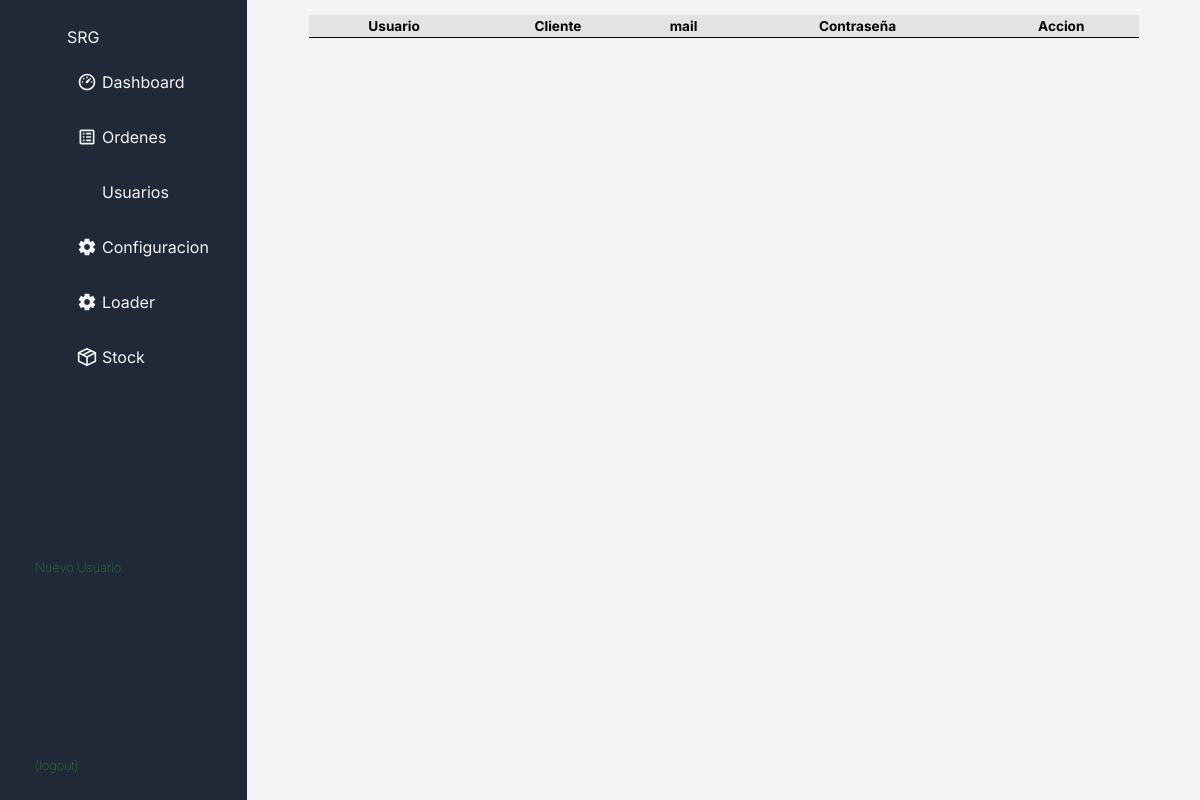
Before: /Cuentas/usuarios with the older database file.
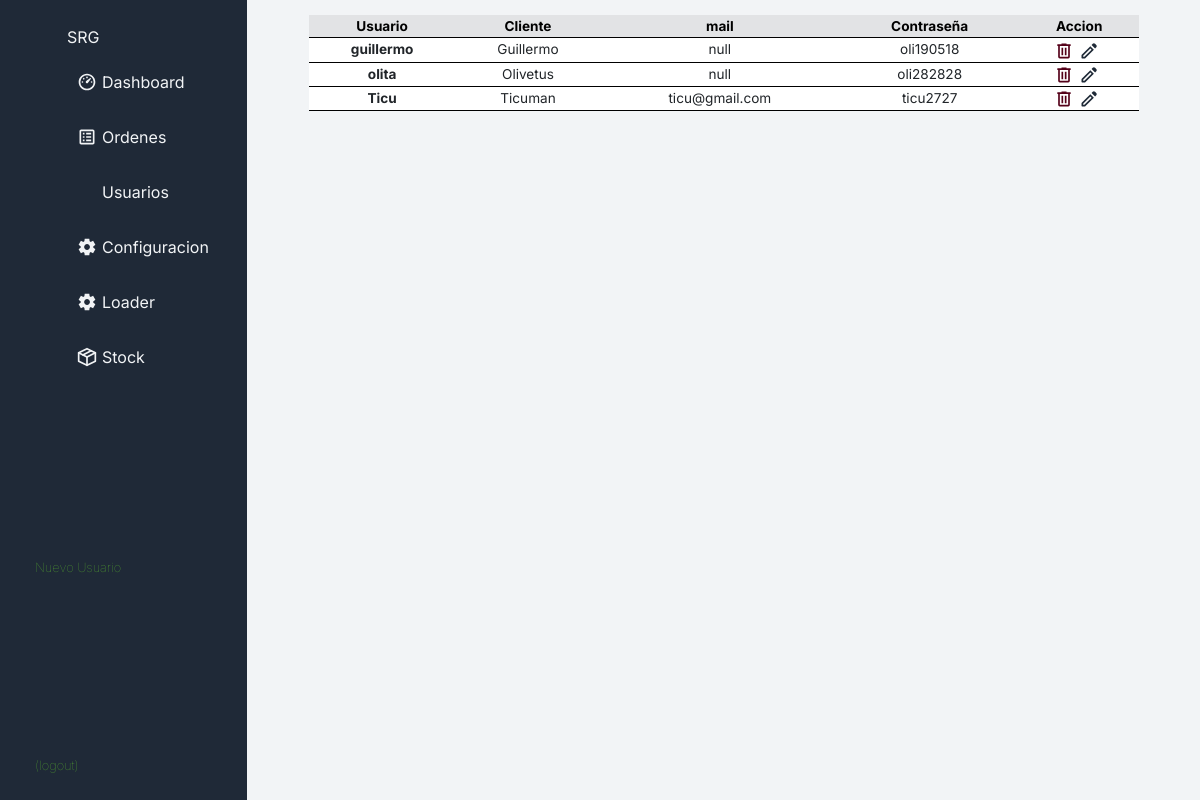
After: the same page with the newer database file.
### Cuentas/models.py (models this page shows)
class Perfiles (models.Model):
    user = models.OneToOneField(User, null=True, on_delete = models.CASCADE)
    usuario = models.CharField(max_length=30)
    nombre = models.CharField(max_length=60)
    mail = models.EmailField()
    clave = models.CharField(max_length=20)

### Cuentas/views.py (the view)
# urls.py: path('usuarios', views.usuarios, name='usuarios'),
def usuarios (request):
    usuarios = Perfiles.objects.all().order_by('nombre')
    return render (request, 'usuarios.html', {'usuarios':usuarios})

### Ordenes/templates/usuarios.html
{% extends 'base_principal.html' %}
{% load static %}
{% block bloque-main %}
<div class="cont-config-edit">
    <table class="table table-hover tabla-personalizada">
      <thead class="redondeada">
        <tr class=" table table-secondary">
          <th scope="col">Usuario</th>
          <th scope="col">Cliente</th>
          <th scope="col">mail</th>
          <th scope="col">Contraseña</th>
          <th scope="col">Accion</th>
        </tr>
      </thead>
      <tbody>
        {% for n in usuarios %}
        <tr>
          <th scope="row">{{n.usuario}}</th>
          <td>{{n.nombre}}</td>
          <td>{{n.mail}}</td>
          <td>{{n.clave}}</td>
          <td><a href="{% url 'del_item_alarma_producto' n.id %}"><img class="side-menu-icon bordeaux" src="{% static 'Ordenes/img/trash.svg' %}"
            alt="imagen"></a><a href="{% url 'edit_item_alarma_producto' n.id %}"><img class="side-menu-icon oscuro" src="{% static 'Ordenes/img/edit.svg' %}"
              alt="imagen"></a></td>
        </tr>
        {% endfor %}
      </tbody>
    </table>
</div>
{% endblock %}

### Ordenes/templates/base_principal.html (shortened to what this page needs)
<!DOCTYPE html>
<html lang="en">
{% load static %}
<head>
    <link href="https://cdn.jsdelivr.net/npm/bootstrap@5.2.3/dist/css/bootstrap.min.css" rel="stylesheet"
>
    <link rel="stylesheet" href="{% static 'Ordenes/css/style.css' %}">
</head>
<body>
    <main>
        <aside>
            <div class="cont-main-side">
                <ul>
                    <li><a href="#"><span class="cont-menu"><img src="" alt=""></span><span>SRG</span></a></li>
                    <li class="nav-men"><a class="cont-menu" href="#"><span class="span1"><img class="side-menu-icon"
                                    src="{% static 'Ordenes/img/dashboard.svg' %}"
                                    alt=""></span><span>Dashboard</span></a></li>
                    <li class="nav-men"><a class="cont-menu" href="#"><span class="span1"><img class="side-menu-icon"
                                    src="{% static 'Ordenes/img/ordenes.svg' %}" alt=""></span><span>Ordenes</span></a>
                    </li>
                    <li class="nav-men"><a class="cont-menu" href="{% url 'usuarios' %}"><span>Usuarios</span></a></li>
                    <li class="nav-men"><a class="cont-menu" href="{% url 'config_main' %}"><span class="span1"><img
                                    class="side-menu-icon" src="{% static 'Ordenes/img/settings.svg' %}"
                                    alt=""></span><span>Configuracion</span></a></li>
                    <li class="nav-men"><a class="cont-menu" href="{% url 'cargar' %}"><span class="span1"><img
                                    class="side-menu-icon" src="{% static 'Ordenes/img/settings.svg' %}"
                                    alt=""></span><span>Loader</span></a></li>
                    <li class="nav-men"><a class="cont-menu" href="#"><span class="span1"><img class="side-menu-icon"
                                    src="{% static 'Ordenes/img/stock.svg' %}" alt=""></span><span>Stock</span></a></li>
                </ul>
            </div>
            <a class="cerrarSesion" href="{% url 'Register' %}">Nuevo Usuario</a>
            <a class="cerrarSesion" href="{% url 'Logout' %}">{{user.username}} (logout)</a>
        </aside>
        <section class="contPrincipal" id="contPrincipal">
            {% block bloque-main %}
            {% endblock %}
        </section>
    </main>
</body>
</html>

### Ordenes/static/ordenes/css/style.css (style rules this page uses)
* { margin: 0; padding: 0; list-style: none; text-decoration: none; font-family: 'Inter', sans-serif; text-decoration: none !important; }
a { color: #f2f4f6; }
aside { display: flex; flex-direction: column; justify-content: space-between; width: 250px; height: 100vh; background: #1f2937; padding: 25px 10px 10px 35px; position: sticky; top: 0; }
body { background: #f2f4f6; }
.contPrincipal { display: flex; justify-content: center; box-sizing: border-box; width: calc(100vw - 250px); margin: 15px; }
li { margin-bottom: 10px; }
.side-menu-icon { margin-right: 5px; width: 20px; filter: invert(100%) sepia(17%) saturate(675%) hue-rotate(174deg) brightness(99%) contrast(94%); }
.cont-menu { display: flex; align-items: center; }
.cerrarSesion { font-size: 0.8rem; font-weight: lighter; margin-bottom: 15px; color: #56ab2f; }
main { display: flex; }
.nav-men { display: flex; align-items: center; box-sizing: border-box; padding: 10px; height: 45px; width: 170px; border-radius: 5px; }
table { box-sizing: border-box; padding: 15px; }
table, th, td { text-align: center; border-collapse: collapse; border-bottom: 1px solid black; }
th, td { margin-bottom: 5px; }
td, th { font-size: 0.85rem; }
.span1 { display: flex; align-items: center; }
.cont-config-edit { width: calc(90vw - 250px); display: flex; flex-direction: column; align-items: center; }
.tabla-personalizada { width: calc(90vw - 250px); background-color: white; }
td, th { padding: 1px !important; }
.redondeada { border-radius: 10px !important; }
.oscuro { filter: invert(11%) sepia(26%) saturate(854%) hue-rotate(174deg) brightness(101%) contrast(89%); }
.bordeaux { filter: invert(8%) sepia(45%) saturate(7500%) hue-rotate(333deg) brightness(70%) contrast(104%); }

Changed rows visible on the page:
added Perfiles: usuario "guillermo", nombre "Guillermo", mail "null", clave "oli190518"
added Perfiles: usuario "olita", nombre "Olivetus", mail "null", clave "oli282828"
added Perfiles: usuario "Ticu", nombre "Ticuman", mail "ticu@gmail.com", clave "ticu2727"
